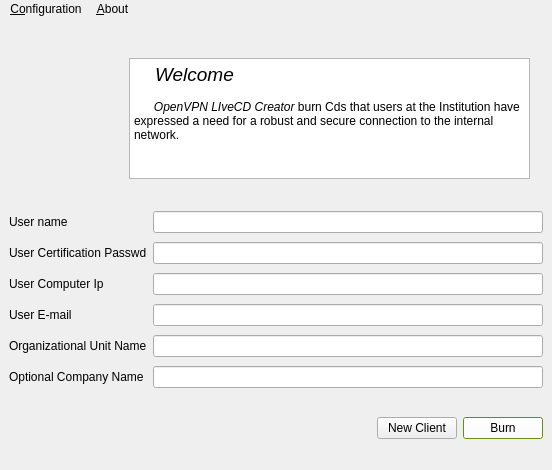
<?xml version="1.0" encoding="UTF-8"?>
<ui version="4.0">
 <class>MainWindow</class>
 <widget class="QMainWindow" name="MainWindow">
  <property name="geometry">
   <rect>
    <x>0</x>
    <y>0</y>
    <width>552</width>
    <height>470</height>
   </rect>
  </property>
  <property name="contextMenuPolicy">
   <enum>Qt::NoContextMenu</enum>
  </property>
  <property name="acceptDrops">
   <bool>false</bool>
  </property>
  <property name="windowTitle">
   <string>OpenVPN LIveCD Creator</string>
  </property>
  <property name="windowIcon">
   <iconset resource="../resources/source.qrc">
    <normaloff>:/olricWelcome.png</normaloff>:/olricWelcome.png</iconset>
  </property>
  <property name="autoFillBackground">
   <bool>false</bool>
  </property>
  <property name="styleSheet">
   <string>
border-color: rgb(255, 255, 255);


</string>
  </property>
  <widget class="QWidget" name="centralwidget">
   <layout class="QGridLayout" name="gridLayout_2">
    <item row="0" column="0" colspan="3">
     <widget class="QWidget" name="widget_2" native="true">
      <widget class="QLabel" name="labelWelcome">
       <property name="geometry">
        <rect>
         <x>10</x>
         <y>40</y>
         <width>91</width>
         <height>91</height>
        </rect>
       </property>
       <property name="contextMenuPolicy">
        <enum>Qt::DefaultContextMenu</enum>
       </property>
       <property name="frameShadow">
        <enum>QFrame::Raised</enum>
       </property>
       <property name="midLineWidth">
        <number>0</number>
       </property>
       <property name="text">
        <string/>
       </property>
       <property name="textFormat">
        <enum>Qt::PlainText</enum>
       </property>
       <property name="pixmap">
        <pixmap resource="../resources/source.qrc">:/olricWelcome.png</pixmap>
       </property>
       <property name="scaledContents">
        <bool>true</bool>
       </property>
       <property name="wordWrap">
        <bool>true</bool>
       </property>
      </widget>
      <widget class="QTextEdit" name="textEdit">
       <property name="enabled">
        <bool>true</bool>
       </property>
       <property name="geometry">
        <rect>
         <x>120</x>
         <y>30</y>
         <width>401</width>
         <height>121</height>
        </rect>
       </property>
       <property name="palette">
        <palette>
         <active>
          <colorrole role="Highlight">
           <brush brushstyle="SolidPattern">
            <color alpha="255">
             <red>255</red>
             <green>85</green>
             <blue>255</blue>
            </color>
           </brush>
          </colorrole>
         </active>
         <inactive>
          <colorrole role="Highlight">
           <brush brushstyle="SolidPattern">
            <color alpha="255">
             <red>255</red>
             <green>85</green>
             <blue>255</blue>
            </color>
           </brush>
          </colorrole>
         </inactive>
         <disabled>
          <colorrole role="Highlight">
           <brush brushstyle="SolidPattern">
            <color alpha="255">
             <red>178</red>
             <green>178</green>
             <blue>178</blue>
            </color>
           </brush>
          </colorrole>
         </disabled>
        </palette>
       </property>
       <property name="mouseTracking">
        <bool>false</bool>
       </property>
       <property name="focusPolicy">
        <enum>Qt::NoFocus</enum>
       </property>
       <property name="acceptDrops">
        <bool>true</bool>
       </property>
       <property name="statusTip">
        <string/>
       </property>
       <property name="autoFillBackground">
        <bool>true</bool>
       </property>
       <property name="styleSheet">
        <string>gridline-color: rgb(255, 255, 255);</string>
       </property>
       <property name="verticalScrollBarPolicy">
        <enum>Qt::ScrollBarAlwaysOff</enum>
       </property>
       <property name="horizontalScrollBarPolicy">
        <enum>Qt::ScrollBarAlwaysOff</enum>
       </property>
       <property name="readOnly">
        <bool>true</bool>
       </property>
       <property name="html">
        <string>&lt;!DOCTYPE HTML PUBLIC &quot;-//W3C//DTD HTML 4.0//EN&quot; &quot;http://www.w3.org/TR/REC-html40/strict.dtd&quot;&gt;
&lt;html&gt;&lt;head&gt;&lt;meta name=&quot;qrichtext&quot; content=&quot;1&quot; /&gt;&lt;style type=&quot;text/css&quot;&gt;
p, li { white-space: pre-wrap; }
&lt;/style&gt;&lt;/head&gt;&lt;body style=&quot; font-family:'Sans Serif'; font-size:9pt; font-weight:400; font-style:normal;&quot;&gt;
&lt;p style=&quot; margin-top:0px; margin-bottom:0px; margin-left:0px; margin-right:0px; -qt-block-indent:0; text-indent:0px;&quot;&gt;&lt;span style=&quot; font-size:14pt; font-style:italic;&quot;&gt;    Welcome  &lt;/span&gt;&lt;/p&gt;
&lt;p style=&quot; margin-top:0px; margin-bottom:0px; margin-left:0px; margin-right:0px; -qt-block-indent:0; text-indent:0px;&quot;&gt;     &lt;/p&gt;
&lt;p style=&quot; margin-top:0px; margin-bottom:0px; margin-left:0px; margin-right:0px; -qt-block-indent:0; text-indent:0px;&quot;&gt;&lt;span style=&quot; font-style:italic;&quot;&gt;      OpenVPN LIveCD Creator&lt;/span&gt; burn Cds that users at the Institution have expressed a need for a robust and secure connection to the internal network.    &lt;/p&gt;
&lt;p style=&quot; margin-top:0px; margin-bottom:0px; margin-left:0px; margin-right:0px; -qt-block-indent:0; text-indent:0px;&quot;&gt;&lt;span style=&quot; font-size:12pt;&quot;&gt; &lt;/span&gt;&lt;/p&gt;
&lt;p style=&quot;-qt-paragraph-type:empty; margin-top:0px; margin-bottom:0px; margin-left:0px; margin-right:0px; -qt-block-indent:0; text-indent:0px; font-size:12pt;&quot;&gt;&lt;/p&gt;&lt;/body&gt;&lt;/html&gt;</string>
       </property>
      </widget>
      <widget class="QWidget" name="widget" native="true">
       <property name="geometry">
        <rect>
         <x>0</x>
         <y>180</y>
         <width>534</width>
         <height>185</height>
        </rect>
       </property>
       <layout class="QGridLayout" name="gridLayout">
        <item row="0" column="0">
         <widget class="QLabel" name="label">
          <property name="text">
           <string>User name</string>
          </property>
         </widget>
        </item>
        <item row="0" column="1">
         <widget class="QLineEdit" name="line_user_name">
          <property name="palette">
           <palette>
            <active>
             <colorrole role="Highlight">
              <brush brushstyle="SolidPattern">
               <color alpha="255">
                <red>142</red>
                <green>201</green>
                <blue>15</blue>
               </color>
              </brush>
             </colorrole>
             <colorrole role="LinkVisited">
              <brush brushstyle="SolidPattern">
               <color alpha="255">
                <red>142</red>
                <green>201</green>
                <blue>15</blue>
               </color>
              </brush>
             </colorrole>
            </active>
            <inactive>
             <colorrole role="Highlight">
              <brush brushstyle="SolidPattern">
               <color alpha="255">
                <red>142</red>
                <green>201</green>
                <blue>15</blue>
               </color>
              </brush>
             </colorrole>
             <colorrole role="LinkVisited">
              <brush brushstyle="SolidPattern">
               <color alpha="255">
                <red>142</red>
                <green>201</green>
                <blue>15</blue>
               </color>
              </brush>
             </colorrole>
            </inactive>
            <disabled>
             <colorrole role="Highlight">
              <brush brushstyle="SolidPattern">
               <color alpha="255">
                <red>178</red>
                <green>178</green>
                <blue>178</blue>
               </color>
              </brush>
             </colorrole>
             <colorrole role="LinkVisited">
              <brush brushstyle="SolidPattern">
               <color alpha="255">
                <red>142</red>
                <green>201</green>
                <blue>15</blue>
               </color>
              </brush>
             </colorrole>
            </disabled>
           </palette>
          </property>
          <property name="autoFillBackground">
           <bool>true</bool>
          </property>
          <property name="styleSheet">
           <string notr="true">border-color: rgb(255, 85, 255);</string>
          </property>
         </widget>
        </item>
        <item row="1" column="0">
         <widget class="QLabel" name="label_2">
          <property name="text">
           <string>User Certification Passwd</string>
          </property>
         </widget>
        </item>
        <item row="2" column="0">
         <widget class="QLabel" name="label_4">
          <property name="text">
           <string>User Computer Ip</string>
          </property>
         </widget>
        </item>
        <item row="2" column="1">
         <widget class="QLineEdit" name="machine_name">
          <property name="palette">
           <palette>
            <active>
             <colorrole role="Highlight">
              <brush brushstyle="SolidPattern">
               <color alpha="255">
                <red>153</red>
                <green>178</green>
                <blue>38</blue>
               </color>
              </brush>
             </colorrole>
            </active>
            <inactive>
             <colorrole role="Highlight">
              <brush brushstyle="SolidPattern">
               <color alpha="255">
                <red>153</red>
                <green>178</green>
                <blue>38</blue>
               </color>
              </brush>
             </colorrole>
            </inactive>
            <disabled>
             <colorrole role="Highlight">
              <brush brushstyle="SolidPattern">
               <color alpha="255">
                <red>178</red>
                <green>178</green>
                <blue>178</blue>
               </color>
              </brush>
             </colorrole>
            </disabled>
           </palette>
          </property>
          <property name="autoFillBackground">
           <bool>true</bool>
          </property>
          <property name="styleSheet">
           <string>border-color: rgb(0, 119, 0);</string>
          </property>
          <property name="text">
           <string/>
          </property>
         </widget>
        </item>
        <item row="3" column="0">
         <widget class="QLabel" name="label_5">
          <property name="text">
           <string>User E-mail</string>
          </property>
         </widget>
        </item>
        <item row="3" column="1">
         <widget class="QLineEdit" name="email">
          <property name="palette">
           <palette>
            <active>
             <colorrole role="Highlight">
              <brush brushstyle="SolidPattern">
               <color alpha="255">
                <red>142</red>
                <green>201</green>
                <blue>15</blue>
               </color>
              </brush>
             </colorrole>
            </active>
            <inactive>
             <colorrole role="Highlight">
              <brush brushstyle="SolidPattern">
               <color alpha="255">
                <red>142</red>
                <green>201</green>
                <blue>15</blue>
               </color>
              </brush>
             </colorrole>
            </inactive>
            <disabled>
             <colorrole role="Highlight">
              <brush brushstyle="SolidPattern">
               <color alpha="255">
                <red>178</red>
                <green>178</green>
                <blue>178</blue>
               </color>
              </brush>
             </colorrole>
            </disabled>
           </palette>
          </property>
          <property name="styleSheet">
           <string>border-color: rgb(0, 119, 0);</string>
          </property>
         </widget>
        </item>
        <item row="4" column="0">
         <widget class="QLabel" name="label_6">
          <property name="text">
           <string>Organizational Unit Name</string>
          </property>
         </widget>
        </item>
        <item row="4" column="1">
         <widget class="QLineEdit" name="unit_name">
          <property name="palette">
           <palette>
            <active>
             <colorrole role="Highlight">
              <brush brushstyle="SolidPattern">
               <color alpha="255">
                <red>142</red>
                <green>201</green>
                <blue>15</blue>
               </color>
              </brush>
             </colorrole>
            </active>
            <inactive>
             <colorrole role="Highlight">
              <brush brushstyle="SolidPattern">
               <color alpha="255">
                <red>142</red>
                <green>201</green>
                <blue>15</blue>
               </color>
              </brush>
             </colorrole>
            </inactive>
            <disabled>
             <colorrole role="Highlight">
              <brush brushstyle="SolidPattern">
               <color alpha="255">
                <red>178</red>
                <green>178</green>
                <blue>178</blue>
               </color>
              </brush>
             </colorrole>
            </disabled>
           </palette>
          </property>
          <property name="styleSheet">
           <string>border-color: rgb(0, 119, 0);</string>
          </property>
         </widget>
        </item>
        <item row="5" column="0">
         <widget class="QLabel" name="label_7">
          <property name="text">
           <string>Optional Company Name</string>
          </property>
         </widget>
        </item>
        <item row="5" column="1">
         <widget class="QLineEdit" name="company_name">
          <property name="palette">
           <palette>
            <active>
             <colorrole role="Highlight">
              <brush brushstyle="SolidPattern">
               <color alpha="255">
                <red>142</red>
                <green>201</green>
                <blue>15</blue>
               </color>
              </brush>
             </colorrole>
            </active>
            <inactive>
             <colorrole role="Highlight">
              <brush brushstyle="SolidPattern">
               <color alpha="255">
                <red>142</red>
                <green>201</green>
                <blue>15</blue>
               </color>
              </brush>
             </colorrole>
            </inactive>
            <disabled>
             <colorrole role="Highlight">
              <brush brushstyle="SolidPattern">
               <color alpha="255">
                <red>178</red>
                <green>178</green>
                <blue>178</blue>
               </color>
              </brush>
             </colorrole>
            </disabled>
           </palette>
          </property>
          <property name="styleSheet">
           <string>border-color: rgb(0, 119, 0);</string>
          </property>
         </widget>
        </item>
        <item row="1" column="1">
         <widget class="QLineEdit" name="password">
          <property name="palette">
           <palette>
            <active>
             <colorrole role="Highlight">
              <brush brushstyle="SolidPattern">
               <color alpha="255">
                <red>142</red>
                <green>201</green>
                <blue>15</blue>
               </color>
              </brush>
             </colorrole>
            </active>
            <inactive>
             <colorrole role="Highlight">
              <brush brushstyle="SolidPattern">
               <color alpha="255">
                <red>142</red>
                <green>201</green>
                <blue>15</blue>
               </color>
              </brush>
             </colorrole>
            </inactive>
            <disabled>
             <colorrole role="Highlight">
              <brush brushstyle="SolidPattern">
               <color alpha="255">
                <red>178</red>
                <green>178</green>
                <blue>178</blue>
               </color>
              </brush>
             </colorrole>
            </disabled>
           </palette>
          </property>
          <property name="styleSheet">
           <string>border-color: rgb(0, 119, 0);</string>
          </property>
         </widget>
        </item>
       </layout>
      </widget>
     </widget>
    </item>
    <item row="1" column="0">
     <spacer name="horizontalSpacer">
      <property name="orientation">
       <enum>Qt::Horizontal</enum>
      </property>
      <property name="sizeHint" stdset="0">
       <size>
        <width>361</width>
        <height>20</height>
       </size>
      </property>
     </spacer>
    </item>
    <item row="1" column="1">
     <widget class="QPushButton" name="ButtonNewClient">
      <property name="palette">
       <palette>
        <active>
         <colorrole role="Highlight">
          <brush brushstyle="SolidPattern">
           <color alpha="255">
            <red>142</red>
            <green>201</green>
            <blue>15</blue>
           </color>
          </brush>
         </colorrole>
         <colorrole role="Link">
          <brush brushstyle="SolidPattern">
           <color alpha="255">
            <red>142</red>
            <green>201</green>
            <blue>15</blue>
           </color>
          </brush>
         </colorrole>
        </active>
        <inactive>
         <colorrole role="Highlight">
          <brush brushstyle="SolidPattern">
           <color alpha="255">
            <red>142</red>
            <green>201</green>
            <blue>15</blue>
           </color>
          </brush>
         </colorrole>
         <colorrole role="Link">
          <brush brushstyle="SolidPattern">
           <color alpha="255">
            <red>142</red>
            <green>201</green>
            <blue>15</blue>
           </color>
          </brush>
         </colorrole>
        </inactive>
        <disabled>
         <colorrole role="Highlight">
          <brush brushstyle="SolidPattern">
           <color alpha="255">
            <red>178</red>
            <green>178</green>
            <blue>178</blue>
           </color>
          </brush>
         </colorrole>
         <colorrole role="Link">
          <brush brushstyle="SolidPattern">
           <color alpha="255">
            <red>142</red>
            <green>201</green>
            <blue>15</blue>
           </color>
          </brush>
         </colorrole>
        </disabled>
       </palette>
      </property>
      <property name="text">
       <string>New Client</string>
      </property>
     </widget>
    </item>
    <item row="1" column="2">
     <widget class="QPushButton" name="ButtonBurn">
      <property name="palette">
       <palette>
        <active>
         <colorrole role="Button">
          <brush brushstyle="SolidPattern">
           <color alpha="255">
            <red>255</red>
            <green>255</green>
            <blue>255</blue>
           </color>
          </brush>
         </colorrole>
         <colorrole role="Base">
          <brush brushstyle="SolidPattern">
           <color alpha="255">
            <red>255</red>
            <green>255</green>
            <blue>255</blue>
           </color>
          </brush>
         </colorrole>
         <colorrole role="Window">
          <brush brushstyle="SolidPattern">
           <color alpha="255">
            <red>142</red>
            <green>201</green>
            <blue>15</blue>
           </color>
          </brush>
         </colorrole>
         <colorrole role="Highlight">
          <brush brushstyle="SolidPattern">
           <color alpha="255">
            <red>142</red>
            <green>201</green>
            <blue>15</blue>
           </color>
          </brush>
         </colorrole>
         <colorrole role="Link">
          <brush brushstyle="SolidPattern">
           <color alpha="255">
            <red>142</red>
            <green>201</green>
            <blue>15</blue>
           </color>
          </brush>
         </colorrole>
        </active>
        <inactive>
         <colorrole role="Button">
          <brush brushstyle="SolidPattern">
           <color alpha="255">
            <red>255</red>
            <green>255</green>
            <blue>255</blue>
           </color>
          </brush>
         </colorrole>
         <colorrole role="Base">
          <brush brushstyle="SolidPattern">
           <color alpha="255">
            <red>255</red>
            <green>255</green>
            <blue>255</blue>
           </color>
          </brush>
         </colorrole>
         <colorrole role="Window">
          <brush brushstyle="SolidPattern">
           <color alpha="255">
            <red>142</red>
            <green>201</green>
            <blue>15</blue>
           </color>
          </brush>
         </colorrole>
         <colorrole role="Highlight">
          <brush brushstyle="SolidPattern">
           <color alpha="255">
            <red>142</red>
            <green>201</green>
            <blue>15</blue>
           </color>
          </brush>
         </colorrole>
         <colorrole role="Link">
          <brush brushstyle="SolidPattern">
           <color alpha="255">
            <red>142</red>
            <green>201</green>
            <blue>15</blue>
           </color>
          </brush>
         </colorrole>
        </inactive>
        <disabled>
         <colorrole role="Button">
          <brush brushstyle="SolidPattern">
           <color alpha="255">
            <red>255</red>
            <green>255</green>
            <blue>255</blue>
           </color>
          </brush>
         </colorrole>
         <colorrole role="Base">
          <brush brushstyle="SolidPattern">
           <color alpha="255">
            <red>142</red>
            <green>201</green>
            <blue>15</blue>
           </color>
          </brush>
         </colorrole>
         <colorrole role="Window">
          <brush brushstyle="SolidPattern">
           <color alpha="255">
            <red>142</red>
            <green>201</green>
            <blue>15</blue>
           </color>
          </brush>
         </colorrole>
         <colorrole role="Highlight">
          <brush brushstyle="SolidPattern">
           <color alpha="255">
            <red>178</red>
            <green>178</green>
            <blue>178</blue>
           </color>
          </brush>
         </colorrole>
         <colorrole role="Link">
          <brush brushstyle="SolidPattern">
           <color alpha="255">
            <red>142</red>
            <green>201</green>
            <blue>15</blue>
           </color>
          </brush>
         </colorrole>
        </disabled>
       </palette>
      </property>
      <property name="text">
       <string>Burn</string>
      </property>
     </widget>
    </item>
   </layout>
  </widget>
  <widget class="QMenuBar" name="menubar">
   <property name="geometry">
    <rect>
     <x>0</x>
     <y>0</y>
     <width>552</width>
     <height>24</height>
    </rect>
   </property>
   <widget class="QMenu" name="menuHakk_nda">
    <property name="title">
     <string>&amp;About</string>
    </property>
    <addaction name="separator"/>
    <addaction name="actionAbout_olric"/>
    <addaction name="actionAbout_Qt"/>
   </widget>
   <widget class="QMenu" name="menuConfiguration">
    <property name="title">
     <string>&amp;C&amp;onfiguration</string>
    </property>
    <addaction name="separator"/>
    <addaction name="actionConfig_olric"/>
    <addaction name="action_Exit"/>
   </widget>
   <addaction name="menuConfiguration"/>
   <addaction name="menuHakk_nda"/>
  </widget>
  <widget class="QStatusBar" name="statusbar"/>
  <action name="actionAbout_olric">
   <property name="enabled">
    <bool>true</bool>
   </property>
   <property name="text">
    <string>O&amp;lric</string>
   </property>
   <property name="visible">
    <bool>true</bool>
   </property>
  </action>
  <action name="actionAbout_Qt">
   <property name="text">
    <string>Q&amp;T</string>
   </property>
  </action>
  <action name="actionConfig_olric">
   <property name="icon">
    <iconset resource="../resources/source.qrc">
     <normaloff>:/configure.png</normaloff>:/configure.png</iconset>
   </property>
   <property name="text">
    <string>&amp;Config Olric</string>
   </property>
  </action>
  <action name="action_Exit">
   <property name="icon">
    <iconset resource="../resources/source.qrc">
     <normaloff>:/exit.png</normaloff>:/exit.png</iconset>
   </property>
   <property name="text">
    <string>&amp;Exit</string>
   </property>
  </action>
 </widget>
 <tabstops>
  <tabstop>line_user_name</tabstop>
  <tabstop>password</tabstop>
  <tabstop>machine_name</tabstop>
  <tabstop>email</tabstop>
  <tabstop>unit_name</tabstop>
  <tabstop>company_name</tabstop>
  <tabstop>ButtonNewClient</tabstop>
  <tabstop>ButtonBurn</tabstop>
 </tabstops>
 <resources>
  <include location="../resources/source.qrc"/>
 </resources>
 <connections/>
</ui>
